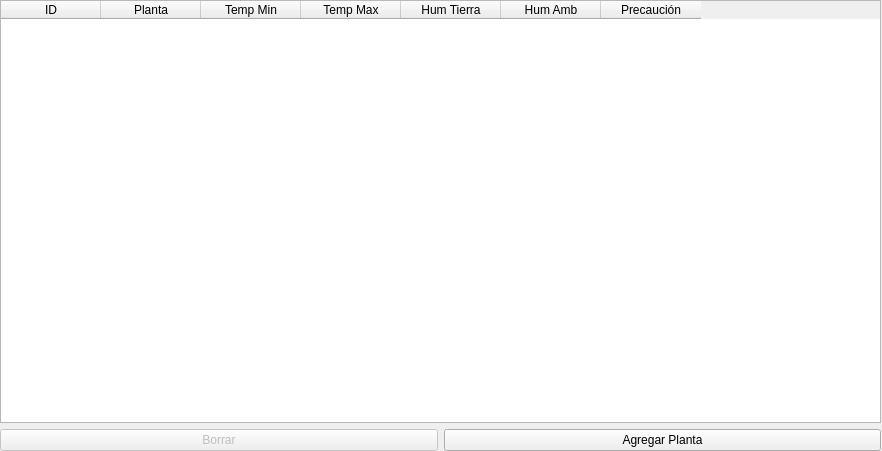
<?xml version="1.0" encoding="UTF-8"?>
<ui version="4.0">
 <class>Tabla</class>
 <widget class="QDialog" name="Tabla">
  <property name="geometry">
   <rect>
    <x>0</x>
    <y>0</y>
    <width>882</width>
    <height>451</height>
   </rect>
  </property>
  <property name="windowTitle">
   <string>Base de Datos</string>
  </property>
  <widget class="QWidget" name="layoutWidget">
   <property name="geometry">
    <rect>
     <x>0</x>
     <y>0</y>
     <width>881</width>
     <height>451</height>
    </rect>
   </property>
   <layout class="QGridLayout" name="gridLayout">
    <item row="0" column="0">
     <widget class="QTableWidget" name="tableWidget_Datos">
      <property name="autoFillBackground">
       <bool>false</bool>
      </property>
      <property name="selectionMode">
       <enum>QAbstractItemView::ExtendedSelection</enum>
      </property>
      <property name="selectionBehavior">
       <enum>QAbstractItemView::SelectRows</enum>
      </property>
      <attribute name="verticalHeaderVisible">
       <bool>false</bool>
      </attribute>
      <column>
       <property name="text">
        <string>ID</string>
       </property>
      </column>
      <column>
       <property name="text">
        <string>Planta</string>
       </property>
      </column>
      <column>
       <property name="text">
        <string>Temp Min</string>
       </property>
      </column>
      <column>
       <property name="text">
        <string>Temp Max</string>
       </property>
      </column>
      <column>
       <property name="text">
        <string>Hum Tierra</string>
       </property>
      </column>
      <column>
       <property name="text">
        <string>Hum Amb</string>
       </property>
      </column>
      <column>
       <property name="text">
        <string>Precaución</string>
       </property>
      </column>
     </widget>
    </item>
    <item row="1" column="0">
     <layout class="QHBoxLayout" name="horizontalLayout">
      <item>
       <widget class="QPushButton" name="pushButton_Borrar">
        <property name="enabled">
         <bool>false</bool>
        </property>
        <property name="text">
         <string>Borrar</string>
        </property>
       </widget>
      </item>
      <item>
       <widget class="QPushButton" name="pushButton_Agregar">
        <property name="text">
         <string>Agregar Planta</string>
        </property>
       </widget>
      </item>
     </layout>
    </item>
   </layout>
  </widget>
 </widget>
 <resources/>
 <connections/>
</ui>
